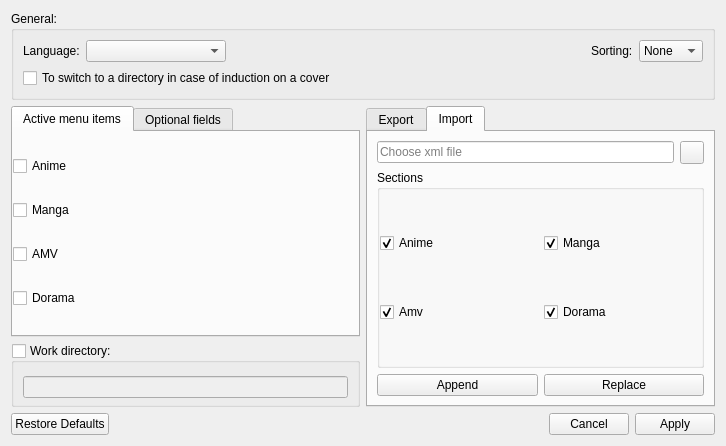
<?xml version="1.0" encoding="UTF-8"?>
<ui version="4.0">
 <class>FormSettings</class>
 <widget class="QWidget" name="FormSettings">
  <property name="windowModality">
   <enum>Qt::NonModal</enum>
  </property>
  <property name="geometry">
   <rect>
    <x>0</x>
    <y>0</y>
    <width>726</width>
    <height>446</height>
   </rect>
  </property>
  <property name="windowTitle">
   <string>Options</string>
  </property>
  <property name="locale">
   <locale language="English" country="UnitedKingdom"/>
  </property>
  <layout class="QVBoxLayout" name="verticalLayout_2">
   <item>
    <widget class="QGroupBox" name="GBox_General">
     <property name="title">
      <string>General:</string>
     </property>
     <layout class="QVBoxLayout" name="verticalLayout_4">
      <item>
       <layout class="QHBoxLayout" name="HLay_LangSort">
        <property name="topMargin">
         <number>0</number>
        </property>
        <item>
         <widget class="QLabel" name="Lbl_Lanuage">
          <property name="text">
           <string>Language:</string>
          </property>
         </widget>
        </item>
        <item>
         <widget class="QComboBox" name="CB_Language">
          <property name="sizePolicy">
           <sizepolicy hsizetype="Preferred" vsizetype="Fixed">
            <horstretch>0</horstretch>
            <verstretch>0</verstretch>
           </sizepolicy>
          </property>
          <property name="minimumSize">
           <size>
            <width>140</width>
            <height>0</height>
           </size>
          </property>
          <property name="currentText">
           <string/>
          </property>
         </widget>
        </item>
        <item>
         <spacer name="HSpacer">
          <property name="orientation">
           <enum>Qt::Horizontal</enum>
          </property>
          <property name="sizeType">
           <enum>QSizePolicy::Expanding</enum>
          </property>
          <property name="sizeHint" stdset="0">
           <size>
            <width>40</width>
            <height>20</height>
           </size>
          </property>
         </spacer>
        </item>
        <item>
         <widget class="QLabel" name="Lbl_Sort">
          <property name="text">
           <string>Sorting:</string>
          </property>
         </widget>
        </item>
        <item>
         <widget class="QComboBox" name="CBox_Sort">
          <item>
           <property name="text">
            <string>None</string>
           </property>
          </item>
          <item>
           <property name="text">
            <string>ASC</string>
           </property>
          </item>
          <item>
           <property name="text">
            <string>DESC</string>
           </property>
          </item>
         </widget>
        </item>
       </layout>
      </item>
      <item>
       <layout class="QHBoxLayout" name="HLay_SwitchToDirOnHoverACover">
        <property name="topMargin">
         <number>0</number>
        </property>
        <item>
         <widget class="QCheckBox" name="CBox_SwitchToDirOnHoverCover">
          <property name="enabled">
           <bool>true</bool>
          </property>
          <property name="text">
           <string>To switch to a directory in case of induction on a cover</string>
          </property>
         </widget>
        </item>
       </layout>
      </item>
     </layout>
    </widget>
   </item>
   <item>
    <layout class="QHBoxLayout" name="horizontalLayout_2">
     <property name="topMargin">
      <number>0</number>
     </property>
     <item>
      <layout class="QVBoxLayout" name="verticalLayout_5">
       <property name="leftMargin">
        <number>0</number>
       </property>
       <item>
        <widget class="QTabWidget" name="tabWidget_General">
         <property name="sizePolicy">
          <sizepolicy hsizetype="Preferred" vsizetype="Expanding">
           <horstretch>0</horstretch>
           <verstretch>0</verstretch>
          </sizepolicy>
         </property>
         <property name="tabPosition">
          <enum>QTabWidget::North</enum>
         </property>
         <property name="currentIndex">
          <number>0</number>
         </property>
         <widget class="QWidget" name="tab_activeMenuItems">
          <attribute name="title">
           <string>Active menu items</string>
          </attribute>
          <layout class="QVBoxLayout" name="verticalLayout_7">
           <property name="spacing">
            <number>0</number>
           </property>
           <property name="leftMargin">
            <number>0</number>
           </property>
           <property name="topMargin">
            <number>0</number>
           </property>
           <property name="rightMargin">
            <number>0</number>
           </property>
           <property name="bottomMargin">
            <number>0</number>
           </property>
           <item>
            <widget class="QCheckBox" name="CheckBox_EnableAnime">
             <property name="text">
              <string>Anime</string>
             </property>
            </widget>
           </item>
           <item>
            <widget class="QCheckBox" name="CheckBox_EnableManga">
             <property name="enabled">
              <bool>true</bool>
             </property>
             <property name="text">
              <string>Manga</string>
             </property>
            </widget>
           </item>
           <item>
            <widget class="QCheckBox" name="CheckBox_EnableAMV">
             <property name="enabled">
              <bool>true</bool>
             </property>
             <property name="text">
              <string>AMV</string>
             </property>
            </widget>
           </item>
           <item>
            <widget class="QCheckBox" name="CheckBox_EnableDorama">
             <property name="enabled">
              <bool>true</bool>
             </property>
             <property name="text">
              <string>Dorama</string>
             </property>
            </widget>
           </item>
          </layout>
         </widget>
         <widget class="QWidget" name="tab_OptionalFields">
          <attribute name="title">
           <string>Optional fields</string>
          </attribute>
          <layout class="QHBoxLayout" name="horizontalLayout">
           <item>
            <widget class="QGroupBox" name="GBox_FieldsForEdit">
             <property name="styleSheet">
              <string notr="true"/>
             </property>
             <property name="title">
              <string>Anime:</string>
             </property>
             <property name="checkable">
              <bool>false</bool>
             </property>
             <layout class="QVBoxLayout" name="verticalLayout_8">
              <property name="spacing">
               <number>0</number>
              </property>
              <property name="leftMargin">
               <number>0</number>
              </property>
              <property name="topMargin">
               <number>6</number>
              </property>
              <property name="rightMargin">
               <number>0</number>
              </property>
              <property name="bottomMargin">
               <number>0</number>
              </property>
              <item>
               <widget class="QCheckBox" name="CBox_Anime_PostScoring">
                <property name="text">
                 <string>Postscoring</string>
                </property>
               </widget>
              </item>
              <item>
               <widget class="QCheckBox" name="CBox_Anime_AltTitle">
                <property name="text">
                 <string>Original title</string>
                </property>
               </widget>
              </item>
              <item>
               <widget class="QCheckBox" name="CBox_Anime_Director">
                <property name="text">
                 <string>Director</string>
                </property>
               </widget>
              </item>
             </layout>
            </widget>
           </item>
           <item>
            <widget class="QGroupBox" name="GBox_FieldsForEdit_2">
             <property name="title">
              <string>Manga:</string>
             </property>
             <property name="checkable">
              <bool>false</bool>
             </property>
             <layout class="QVBoxLayout" name="verticalLayout_9">
              <property name="spacing">
               <number>0</number>
              </property>
              <property name="leftMargin">
               <number>0</number>
              </property>
              <property name="topMargin">
               <number>6</number>
              </property>
              <property name="rightMargin">
               <number>0</number>
              </property>
              <property name="bottomMargin">
               <number>0</number>
              </property>
              <item>
               <widget class="QCheckBox" name="CBox_Manga_Translation">
                <property name="text">
                 <string>Translation</string>
                </property>
               </widget>
              </item>
              <item>
               <widget class="QCheckBox" name="CBox_Manga_AltTitle">
                <property name="text">
                 <string>Alternative title</string>
                </property>
               </widget>
              </item>
              <item>
               <widget class="QCheckBox" name="CBox_Manga_Author">
                <property name="text">
                 <string>Author</string>
                </property>
               </widget>
              </item>
             </layout>
            </widget>
           </item>
           <item>
            <widget class="QGroupBox" name="GBox_FieldsForEdit_3">
             <property name="title">
              <string>Dorama:</string>
             </property>
             <property name="checkable">
              <bool>false</bool>
             </property>
             <layout class="QVBoxLayout" name="verticalLayout_10">
              <property name="spacing">
               <number>0</number>
              </property>
              <property name="leftMargin">
               <number>0</number>
              </property>
              <property name="topMargin">
               <number>6</number>
              </property>
              <property name="rightMargin">
               <number>0</number>
              </property>
              <property name="bottomMargin">
               <number>0</number>
              </property>
              <item>
               <widget class="QCheckBox" name="CBox_Dorama_AltTitle">
                <property name="text">
                 <string>Alternative title</string>
                </property>
               </widget>
              </item>
              <item>
               <widget class="QCheckBox" name="CBox_Dorama_Director">
                <property name="text">
                 <string>Director</string>
                </property>
               </widget>
              </item>
             </layout>
            </widget>
           </item>
          </layout>
         </widget>
        </widget>
       </item>
       <item>
        <widget class="QGroupBox" name="GBox_WorkDir">
         <property name="sizePolicy">
          <sizepolicy hsizetype="Preferred" vsizetype="Preferred">
           <horstretch>0</horstretch>
           <verstretch>0</verstretch>
          </sizepolicy>
         </property>
         <property name="title">
          <string>Work directory:</string>
         </property>
         <property name="checkable">
          <bool>true</bool>
         </property>
         <property name="checked">
          <bool>false</bool>
         </property>
         <layout class="QVBoxLayout" name="verticalLayout_6">
          <property name="topMargin">
           <number>13</number>
          </property>
          <property name="bottomMargin">
           <number>6</number>
          </property>
          <item>
           <widget class="QLineEdit" name="LineEdit_WorkDirectory"/>
          </item>
         </layout>
        </widget>
       </item>
      </layout>
     </item>
     <item>
      <widget class="QTabWidget" name="tabWidget_ImpExp">
       <property name="enabled">
        <bool>true</bool>
       </property>
       <property name="sizePolicy">
        <sizepolicy hsizetype="Expanding" vsizetype="Preferred">
         <horstretch>0</horstretch>
         <verstretch>0</verstretch>
        </sizepolicy>
       </property>
       <property name="tabPosition">
        <enum>QTabWidget::North</enum>
       </property>
       <property name="currentIndex">
        <number>1</number>
       </property>
       <widget class="QWidget" name="tab_export">
        <attribute name="title">
         <string>Export</string>
        </attribute>
        <layout class="QVBoxLayout" name="verticalLayout_3">
         <item>
          <layout class="QHBoxLayout" name="HLay_Dir">
           <property name="spacing">
            <number>0</number>
           </property>
           <property name="topMargin">
            <number>0</number>
           </property>
           <item>
            <widget class="QLineEdit" name="LineEdit_ExDir">
             <property name="maxLength">
              <number>255</number>
             </property>
             <property name="dragEnabled">
              <bool>true</bool>
             </property>
             <property name="placeholderText">
              <string>Choose a directory</string>
             </property>
             <property name="cursorMoveStyle">
              <enum>Qt::LogicalMoveStyle</enum>
             </property>
             <property name="clearButtonEnabled">
              <bool>true</bool>
             </property>
            </widget>
           </item>
           <item>
            <widget class="QToolButton" name="TBtn_ChooseDir">
             <property name="text">
              <string/>
             </property>
             <property name="icon">
              <iconset resource="resource.qrc">
               <normaloff>:/images/folder.png</normaloff>:/images/folder.png</iconset>
             </property>
            </widget>
           </item>
          </layout>
         </item>
         <item>
          <widget class="QGroupBox" name="GBox_Format">
           <property name="enabled">
            <bool>true</bool>
           </property>
           <property name="sizePolicy">
            <sizepolicy hsizetype="Preferred" vsizetype="Expanding">
             <horstretch>0</horstretch>
             <verstretch>0</verstretch>
            </sizepolicy>
           </property>
           <property name="title">
            <string>Format</string>
           </property>
           <layout class="QHBoxLayout" name="horizontalLayout_7">
            <property name="leftMargin">
             <number>0</number>
            </property>
            <property name="rightMargin">
             <number>0</number>
            </property>
            <property name="bottomMargin">
             <number>0</number>
            </property>
            <item>
             <widget class="QRadioButton" name="RBtn_ExXml">
              <property name="text">
               <string>XML</string>
              </property>
              <property name="checked">
               <bool>true</bool>
              </property>
             </widget>
            </item>
            <item>
             <widget class="QRadioButton" name="RBtn_ExSqlite">
              <property name="enabled">
               <bool>false</bool>
              </property>
              <property name="text">
               <string>SQLite</string>
              </property>
             </widget>
            </item>
           </layout>
          </widget>
         </item>
         <item>
          <widget class="QGroupBox" name="GBox_ExSection">
           <property name="title">
            <string>Sections</string>
           </property>
           <layout class="QGridLayout" name="gridLayout">
            <property name="leftMargin">
             <number>0</number>
            </property>
            <property name="rightMargin">
             <number>0</number>
            </property>
            <property name="bottomMargin">
             <number>0</number>
            </property>
            <item row="0" column="0">
             <widget class="QCheckBox" name="CBox_ExAnime">
              <property name="text">
               <string>Anime</string>
              </property>
              <property name="checked">
               <bool>true</bool>
              </property>
             </widget>
            </item>
            <item row="0" column="1">
             <widget class="QCheckBox" name="CBox_ExManga">
              <property name="text">
               <string>Manga</string>
              </property>
              <property name="checked">
               <bool>true</bool>
              </property>
             </widget>
            </item>
            <item row="1" column="0">
             <widget class="QCheckBox" name="CBox_ExAmv">
              <property name="text">
               <string>Amv</string>
              </property>
              <property name="checked">
               <bool>true</bool>
              </property>
             </widget>
            </item>
            <item row="1" column="1">
             <widget class="QCheckBox" name="CBox_ExDorama">
              <property name="text">
               <string>Dorama</string>
              </property>
              <property name="checked">
               <bool>true</bool>
              </property>
             </widget>
            </item>
           </layout>
          </widget>
         </item>
         <item>
          <widget class="QPushButton" name="PBtn_Export">
           <property name="text">
            <string>Export</string>
           </property>
          </widget>
         </item>
        </layout>
       </widget>
       <widget class="QWidget" name="tab_import">
        <attribute name="title">
         <string>Import</string>
        </attribute>
        <layout class="QVBoxLayout" name="verticalLayout">
         <item>
          <layout class="QHBoxLayout" name="horizontalLayout_3">
           <property name="topMargin">
            <number>0</number>
           </property>
           <item>
            <widget class="QLineEdit" name="LineEdit_ImFile">
             <property name="maxLength">
              <number>255</number>
             </property>
             <property name="dragEnabled">
              <bool>true</bool>
             </property>
             <property name="placeholderText">
              <string>Choose xml file</string>
             </property>
             <property name="clearButtonEnabled">
              <bool>true</bool>
             </property>
            </widget>
           </item>
           <item>
            <widget class="QToolButton" name="TBtn_ImFile">
             <property name="text">
              <string/>
             </property>
             <property name="icon">
              <iconset resource="resource.qrc">
               <normaloff>:/images/folder.png</normaloff>:/images/folder.png</iconset>
             </property>
            </widget>
           </item>
          </layout>
         </item>
         <item>
          <widget class="QGroupBox" name="GBox_ImSections">
           <property name="sizePolicy">
            <sizepolicy hsizetype="Preferred" vsizetype="Expanding">
             <horstretch>0</horstretch>
             <verstretch>0</verstretch>
            </sizepolicy>
           </property>
           <property name="title">
            <string>Sections</string>
           </property>
           <layout class="QGridLayout" name="gridLayout_5">
            <property name="leftMargin">
             <number>0</number>
            </property>
            <property name="topMargin">
             <number>0</number>
            </property>
            <property name="rightMargin">
             <number>0</number>
            </property>
            <property name="bottomMargin">
             <number>0</number>
            </property>
            <item row="0" column="0">
             <widget class="QCheckBox" name="CBox_ImAnime">
              <property name="text">
               <string>Anime</string>
              </property>
              <property name="checked">
               <bool>true</bool>
              </property>
             </widget>
            </item>
            <item row="0" column="1">
             <widget class="QCheckBox" name="CBox_ImManga">
              <property name="text">
               <string>Manga</string>
              </property>
              <property name="checked">
               <bool>true</bool>
              </property>
             </widget>
            </item>
            <item row="1" column="0">
             <widget class="QCheckBox" name="CBox_ImAmv">
              <property name="text">
               <string>Amv</string>
              </property>
              <property name="checked">
               <bool>true</bool>
              </property>
             </widget>
            </item>
            <item row="1" column="1">
             <widget class="QCheckBox" name="CBox_ImDorama">
              <property name="text">
               <string>Dorama</string>
              </property>
              <property name="checked">
               <bool>true</bool>
              </property>
             </widget>
            </item>
           </layout>
          </widget>
         </item>
         <item>
          <layout class="QHBoxLayout" name="HLay_AddReplace">
           <item>
            <widget class="QPushButton" name="PBtn_ImAppend">
             <property name="toolTip">
              <string>Append to existing database</string>
             </property>
             <property name="text">
              <string>Append</string>
             </property>
             <property name="icon">
              <iconset resource="resource.qrc">
               <normaloff>:/images/list-add-active.png</normaloff>:/images/list-add-active.png</iconset>
             </property>
            </widget>
           </item>
           <item>
            <widget class="QPushButton" name="PBtn_ImReplace">
             <property name="toolTip">
              <string>Replace existing database</string>
             </property>
             <property name="text">
              <string>Replace</string>
             </property>
             <property name="icon">
              <iconset resource="resource.qrc">
               <normaloff>:/images/refresh.png</normaloff>:/images/refresh.png</iconset>
             </property>
             <property name="iconSize">
              <size>
               <width>16</width>
               <height>16</height>
              </size>
             </property>
            </widget>
           </item>
          </layout>
         </item>
        </layout>
       </widget>
      </widget>
     </item>
    </layout>
   </item>
   <item>
    <widget class="QDialogButtonBox" name="BtnBox">
     <property name="standardButtons">
      <set>QDialogButtonBox::Apply|QDialogButtonBox::Cancel|QDialogButtonBox::RestoreDefaults</set>
     </property>
     <property name="centerButtons">
      <bool>false</bool>
     </property>
    </widget>
   </item>
  </layout>
 </widget>
 <resources>
  <include location="resource.qrc"/>
 </resources>
 <connections>
  <connection>
   <sender>BtnBox</sender>
   <signal>rejected()</signal>
   <receiver>FormSettings</receiver>
   <slot>close()</slot>
   <hints>
    <hint type="sourcelabel">
     <x>327</x>
     <y>476</y>
    </hint>
    <hint type="destinationlabel">
     <x>327</x>
     <y>250</y>
    </hint>
   </hints>
  </connection>
 </connections>
</ui>
